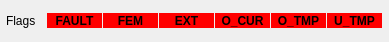
       <widget class="QWidget" name="horizontalLayoutWidget_8">
        <property name="geometry">
         <rect>
          <x>0</x>
          <y>40</y>
          <width>389</width>
          <height>31</height>
         </rect>
        </property>
        <layout class="QHBoxLayout" name="horizontalLayout_9">
         <property name="spacing">
          <number>1</number>
         </property>
         <property name="leftMargin">
          <number>6</number>
         </property>
         <property name="rightMargin">
          <number>6</number>
         </property>
         <item>
          <widget class="QLabel" name="label_38">
           <property name="sizePolicy">
            <sizepolicy hsizetype="Fixed" vsizetype="Fixed">
             <horstretch>0</horstretch>
             <verstretch>0</verstretch>
            </sizepolicy>
           </property>
           <property name="minimumSize">
            <size>
             <width>40</width>
             <height>18</height>
            </size>
           </property>
           <property name="maximumSize">
            <size>
             <width>40</width>
             <height>16777215</height>
            </size>
           </property>
           <property name="font">
            <font>
             <pointsize>9</pointsize>
            </font>
           </property>
           <property name="text">
            <string>Flags</string>
           </property>
          </widget>
         </item>
         <item>
          <widget class="QLabel" name="rhsFaultFlag">
           <property name="sizePolicy">
            <sizepolicy hsizetype="Fixed" vsizetype="Fixed">
             <horstretch>0</horstretch>
             <verstretch>0</verstretch>
            </sizepolicy>
           </property>
           <property name="minimumSize">
            <size>
             <width>55</width>
             <height>15</height>
            </size>
           </property>
           <property name="maximumSize">
            <size>
             <width>55</width>
             <height>16777215</height>
            </size>
           </property>
           <property name="font">
            <font>
             <weight>75</weight>
             <bold>true</bold>
            </font>
           </property>
           <property name="styleSheet">
            <string notr="true">background-color: rgb(255, 0, 0);</string>
           </property>
           <property name="text">
            <string>FAULT</string>
           </property>
           <property name="alignment">
            <set>Qt::AlignCenter</set>
           </property>
          </widget>
         </item>
         <item>
          <widget class="QLabel" name="rhsFemFlag">
           <property name="sizePolicy">
            <sizepolicy hsizetype="Fixed" vsizetype="Fixed">
             <horstretch>0</horstretch>
             <verstretch>0</verstretch>
            </sizepolicy>
           </property>
           <property name="minimumSize">
            <size>
             <width>55</width>
             <height>15</height>
            </size>
           </property>
           <property name="maximumSize">
            <size>
             <width>55</width>
             <height>16777215</height>
            </size>
           </property>
           <property name="font">
            <font>
             <weight>75</weight>
             <bold>true</bold>
            </font>
           </property>
           <property name="styleSheet">
            <string notr="true">background-color: rgb(255, 0, 0);</string>
           </property>
           <property name="text">
            <string>FEM</string>
           </property>
           <property name="alignment">
            <set>Qt::AlignCenter</set>
           </property>
          </widget>
         </item>
         <item>
          <widget class="QLabel" name="rhsExtFlag">
           <property name="sizePolicy">
            <sizepolicy hsizetype="Fixed" vsizetype="Fixed">
             <horstretch>0</horstretch>
             <verstretch>0</verstretch>
            </sizepolicy>
           </property>
           <property name="minimumSize">
            <size>
             <width>55</width>
             <height>15</height>
            </size>
           </property>
           <property name="maximumSize">
            <size>
             <width>55</width>
             <height>16777215</height>
            </size>
           </property>
           <property name="font">
            <font>
             <weight>75</weight>
             <bold>true</bold>
            </font>
           </property>
           <property name="styleSheet">
            <string notr="true">background-color: rgb(255, 0, 0);</string>
           </property>
           <property name="text">
            <string>EXT</string>
           </property>
           <property name="alignment">
            <set>Qt::AlignCenter</set>
           </property>
          </widget>
         </item>
         <item>
          <widget class="QLabel" name="rhsOvCurFlag">
           <property name="sizePolicy">
            <sizepolicy hsizetype="Fixed" vsizetype="Fixed">
             <horstretch>0</horstretch>
             <verstretch>0</verstretch>
            </sizepolicy>
           </property>
           <property name="minimumSize">
            <size>
             <width>55</width>
             <height>15</height>
            </size>
           </property>
           <property name="maximumSize">
            <size>
             <width>55</width>
             <height>16777215</height>
            </size>
           </property>
           <property name="font">
            <font>
             <weight>75</weight>
             <bold>true</bold>
            </font>
           </property>
           <property name="styleSheet">
            <string notr="true">background-color: rgb(255, 0, 0);</string>
           </property>
           <property name="text">
            <string>O_CUR</string>
           </property>
           <property name="alignment">
            <set>Qt::AlignCenter</set>
           </property>
          </widget>
         </item>
         <item>
          <widget class="QLabel" name="rhsOvTempFlag">
           <property name="sizePolicy">
            <sizepolicy hsizetype="Fixed" vsizetype="Fixed">
             <horstretch>0</horstretch>
             <verstretch>0</verstretch>
            </sizepolicy>
           </property>
           <property name="minimumSize">
            <size>
             <width>55</width>
             <height>15</height>
            </size>
           </property>
           <property name="maximumSize">
            <size>
             <width>55</width>
             <height>16777215</height>
            </size>
           </property>
           <property name="font">
            <font>
             <weight>75</weight>
             <bold>true</bold>
            </font>
           </property>
           <property name="styleSheet">
            <string notr="true">background-color: rgb(255, 0, 0);</string>
           </property>
           <property name="text">
            <string>O_TMP</string>
           </property>
           <property name="alignment">
            <set>Qt::AlignCenter</set>
           </property>
          </widget>
         </item>
         <item>
          <widget class="QLabel" name="rhsUnTempFlag">
           <property name="sizePolicy">
            <sizepolicy hsizetype="Fixed" vsizetype="Fixed">
             <horstretch>0</horstretch>
             <verstretch>0</verstretch>
            </sizepolicy>
           </property>
           <property name="minimumSize">
            <size>
             <width>55</width>
             <height>15</height>
            </size>
           </property>
           <property name="maximumSize">
            <size>
             <width>55</width>
             <height>16777215</height>
            </size>
           </property>
           <property name="font">
            <font>
             <weight>75</weight>
             <bold>true</bold>
            </font>
           </property>
           <property name="styleSheet">
            <string notr="true">background-color: rgb(255, 0, 0);</string>
           </property>
           <property name="text">
            <string>U_TMP</string>
           </property>
           <property name="alignment">
            <set>Qt::AlignCenter</set>
           </property>
          </widget>
         </item>
         <item>
          <spacer name="horizontalSpacer_7">
           <property name="orientation">
            <enum>Qt::Horizontal</enum>
           </property>
           <property name="sizeHint" stdset="0">
            <size>
             <width>40</width>
             <height>20</height>
            </size>
           </property>
          </spacer>
         </item>
        </layout>
       </widget>
